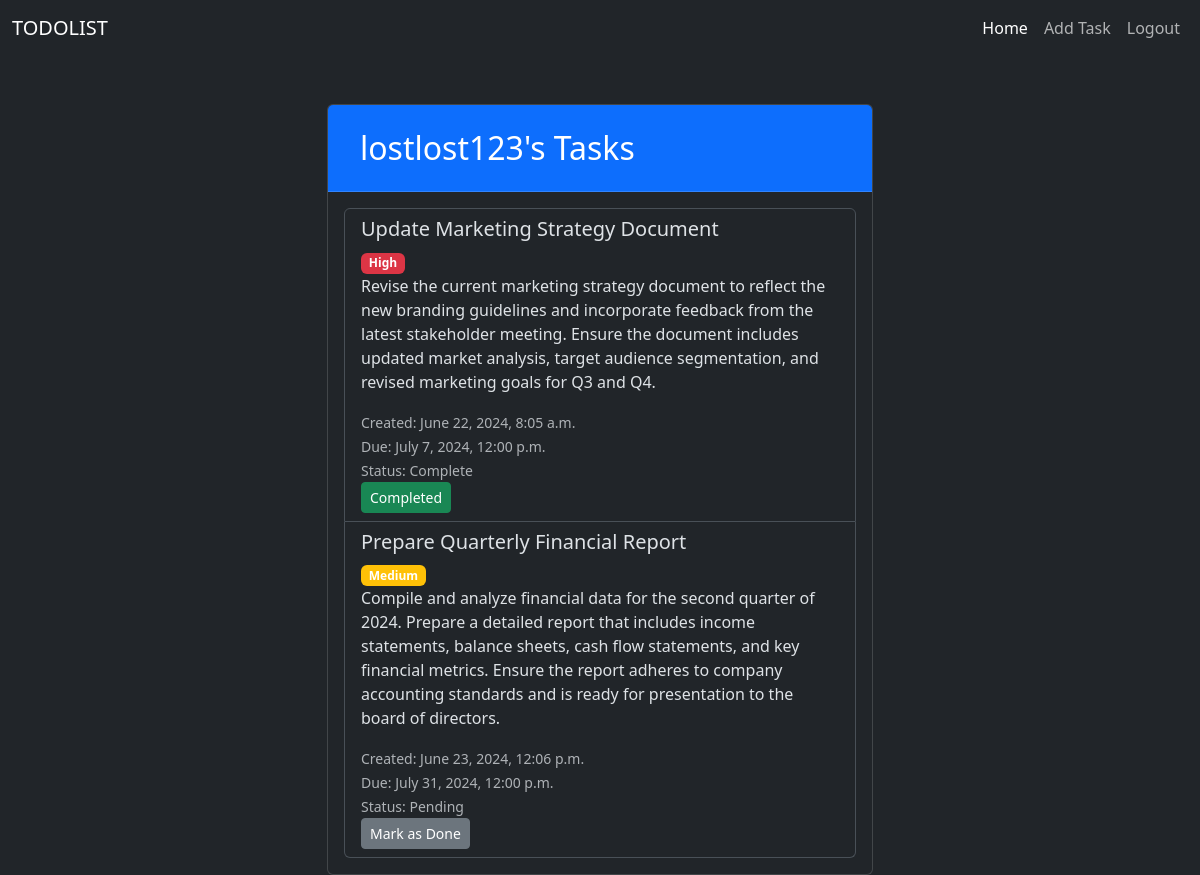
Screenshot of /home/ (signed in) with the database file from the repository.
### todolist_app/models.py (models this page shows, shortened)
class Tasks(models.Model):
    user = models.ForeignKey(User, on_delete=models.CASCADE)
    title = models.CharField(max_length=200)
    content = models.TextField()
    created_at = models.DateTimeField(auto_now_add=True)
    updated_at = models.DateTimeField(auto_now=True)
    due_date = models.DateTimeField(null=True, blank=True)
    PRIORITY_CHOICES = [
        ('H', 'High'),
        ('M', 'Medium'),
        ('L', 'Low'),
    ]
    priority = models.CharField(max_length=1, choices=PRIORITY_CHOICES, default='M')
    STATUS_CHOICES = [
        ('P', 'Pending'),
        ('I', 'Incomplete'),
        ('C', 'Complete'),
    ]
    status = models.CharField(max_length=1, choices=STATUS_CHOICES, default='P')
    tags = models.CharField(max_length=200, blank=True)
    completed_at = models.DateTimeField(null=True, blank=True)

### todolist_app/views.py (the view)
# urls.py: path('home/', views.homepage, name='home'),
@login_required(login_url='login')
def homepage(request):
    user_task = Tasks.objects.filter(user=request.user)
    return render(request, 'todolist_app/home.html', {'tasks': user_task})

### todolist_app/templates/todolist_app/home.html (shortened to what this page needs)
<!DOCTYPE html>
<html lang="en" data-bs-theme="dark">
<head>
    <link href="https://cdn.jsdelivr.net/npm/bootstrap@5.3.3/dist/css/bootstrap.min.css" rel="stylesheet"
 />
</head>
<body>
    {% include 'includes/homenav.html' %}
    <div class="container">
      <div class="row justify-content-center">
        <div class="col-md-6">
          <div class="card mt-5">
            <div class="card-header text-white bg-primary">
              <h2 class="card-title mb-3 m-3">
                {{ request.user.username }}'s Tasks
              </h2>
            </div>
            <div class="card-body">
              {% if tasks %}
                <ul class="list-group">
                  {% for task in tasks %}
                    <li class="list-group-item">
                      <h5>{{ task.title }}</h5>
                      <span class="badge
                        {% if task.priority == 'H' %}
                            bg-danger
                        {% elif task.priority == 'M' %}
                            bg-warning
                        {% else %}
                            bg-success
                        {% endif %}
                      ">
                        {% if task.priority == 'H' %}
                            High
                        {% elif task.priority == 'M' %}
                            Medium
                        {% else %}
                            Low
                        {% endif %}
                      </span>
                      <p>{{ task.content }}</p>
                      <small class="text-muted">Created: {{ task.created_at|date:"F j, Y, g:i a" }}</small><br>
                      <small class="text-muted">Due: {{ task.due_date|date:"F j, Y, g:i a" }}</small><br>
                      <small class="text-muted">Status: {{ task.get_status_display }}</small><br>
                      <form method="POST" action="{% url 'toggle_task_status' task.id %}">
                        <button type="submit" class="btn btn-sm
                          {% if task.status == 'C' %}
                              btn-success
                          {% else %}
                              btn-secondary
                          {% endif %}
                        ">
                          {% if task.status == 'C' %}
                              Completed
                          {% else %}
                              Mark as Done
                          {% endif %}
                        </button>
                      </form>
                    </li>
                  {% endfor %}
                </ul>
              {% else %}
                <p>No tasks available.</p>
              {% endif %}
            </div>
          </div>
        </div>
      </div>
    </div>
</body>
</html>

### templates/includes/homenav.html (shortened to what this page needs)
<nav class="navbar navbar-expand-lg bg-body-dark">
    <div class="container-fluid">
        <a href="#" class="navbar-brand">TODOLIST</a>
        <div class="collapse navbar-collapse" id="navbarNav">
            <ul class="navbar-nav ms-auto">
                <li class="nav-item">
                    <a href="{% url 'home' %}" class="nav-link active" aria-current="page">Home</a>
                </li>
                <li class="nav-item">
                    <a href="{% url 'add_task' %}" class="nav-link">Add Task</a>
                </li>
                <li class="nav-item">
                    <a href="{% url 'logout' %}" class="nav-link">Logout</a>
                </li>
            </ul>
        </div>
    </div>
</nav>

### rows the page displays
Tasks: title "Update Marketing Strategy Document", priority "High", content "Revise the current marketing strategy document to reflect the new branding guidelines and incorporate feedback from the latest stakeholder meeting. Ensure the document includes updated market analysis, target audience segmentation, and revised marketing goals for Q3 and Q4.", created_at "June 22, 2024, 8:05 a.m.", due_date "July 7, 2024, 12:00 p.m.", status "Complete", shows "Completed"
Tasks: title "Prepare Quarterly Financial Report", priority "Medium", content "Compile and analyze financial data for the second quarter of 2024. Prepare a detailed report that includes income statements, balance sheets, cash flow statements, and key financial metrics. Ensure the report adheres to company accounting standards and is ready for presentation to the board of directors.", created_at "June 23, 2024, 12:06 p.m.", due_date "July 31, 2024, 12:00 p.m.", status "Pending", shows "Mark as Done"

### other values shown
{{ request.user.username }} "lostlost123"
